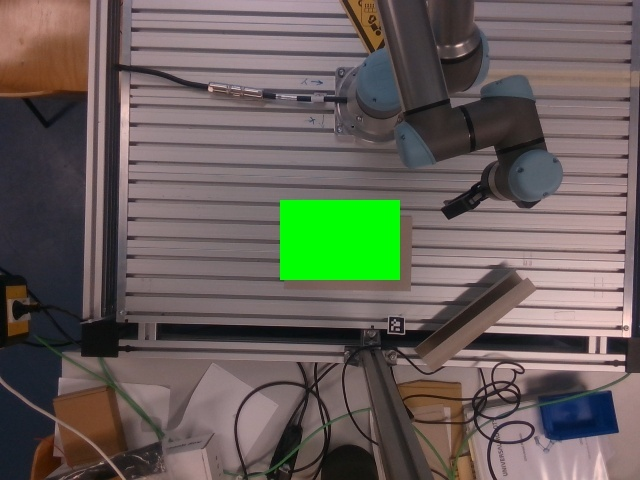
#> input picture SRO_OpenCV/savedImage.jpg, 640 x 480 px
$ python contour_finder.py --image savedImage.jpg
#> lines starting #> are read from the running program, lines starting #| are printed output that depends on the picture; after the words box and inside, x2 and y2 are one past the last pixel; in counts of white or black regions, pixels touching at a corner belong together
import argparse
import cv2
import numpy as np
import sys
from typing import Tuple, List


def binarize(img_gray: np.ndarray, invert: bool) -> np.ndarray:
    # Otsu-Schwellenwert – robust bei Helligkeitsschwankungen
    _, th = cv2.threshold(img_gray, 0, 255, cv2.THRESH_BINARY + cv2.THRESH_OTSU)
    if invert:
        th = cv2.bitwise_not(th)
    # Kleine Löcher schließen & Rauschen reduzieren
    kernel = np.ones((3, 3), np.uint8)
    th = cv2.morphologyEx(th, cv2.MORPH_OPEN, kernel, iterations=1)
    th = cv2.morphologyEx(th, cv2.MORPH_CLOSE, kernel, iterations=1)
    return th

def contour_center(cnt: np.ndarray) -> Tuple[int, int]:
    # Schwerpunkt über Momente
    M = cv2.moments(cnt)
    if M["m00"] != 0:
        cx = int(M["m10"] / M["m00"])
        cy = int(M["m01"] / M["m00"])
        return cx, cy
    # Fallback: Mittelwert der Konturpunkte
    pts = cnt.reshape(-1, 2)
    cx, cy = pts.mean(axis=0)
    return int(cx), int(cy)

def find_contours(mask: np.ndarray) -> List[np.ndarray]:
    # cv2.findContours: unterschiedliche Rückgabe je nach OpenCV-Version
    found = cv2.findContours(mask, cv2.RETR_EXTERNAL, cv2.CHAIN_APPROX_SIMPLE)
    contours = found[0] if len(found) == 2 else found[1]
    return contours

def draw_results(bgr: np.ndarray, contours: List[np.ndarray], all_objects: bool) -> Tuple[np.ndarray, List[Tuple[int,int,int]]]:
    """
    Zeichnet Kontur(en) und Zentren.
    Returns: (Bild, Liste[(index, cx, cy)])
    """
    out = bgr.copy()
    centers = []

    if not contours:
        return out, centers

    if all_objects:
        cnts = sorted(contours, key=cv2.contourArea, reverse=True)
    else:
        cnts = [max(contours, key=cv2.contourArea)]

    for idx, cnt in enumerate(cnts, start=1):
        area = cv2.contourArea(cnt)
        if area < 5:  # ignoriere Mini-Rauschen
            continue
        cx, cy = contour_center(cnt)
        # Kontur zeichnen (grün)
        cv2.drawContours(out, [cnt], -1, (0, 255, 0), 2)
        # Schwerpunkt zeichnen (rot)
        cv2.circle(out, (cx, cy), 4, (0, 0, 255), -1)
        # kleine Beschriftung
        cv2.putText(out, f"{idx}:({cx},{cy})", (cx + 6, cy - 6),
                    cv2.FONT_HERSHEY_SIMPLEX, 0.5, (50, 50, 255), 1, cv2.LINE_AA)
        centers.append((idx, cx, cy))
    return out, centers

def main():
    ap = argparse.ArgumentParser(description="Kontur und Zentrum in SW-Bildern mit OpenCV")
    ap.add_argument("-i", "--image", required=True, help="Pfad zum SW-Bild (PNG/JPG)")
    ap.add_argument("-o", "--output", default=None, help="Pfad zum Speichern des Ergebnisbilds")
    ap.add_argument("--invert", action="store_true",
                    help="Setzen, wenn das Objekt dunkler als der Hintergrund ist (schwarz auf weiß)")
    ap.add_argument("--all", action="store_true",
                    help="Alle gefundenen Objekte markieren (statt nur größtes)")
    ap.add_argument("--no-show", action="store_true",
                    help="Keine Fenster anzeigen (nur Konsole/Datei-Ausgabe)")
    args = ap.parse_args()

    img = cv2.imread(args.image, cv2.IMREAD_UNCHANGED)
#> img is the input picture: shape (480, 640, 3); mean B, G, R 89.1, 96.3, 102.3
    if img is None:
        print("Fehler: Bild konnte nicht geladen werden.", file=sys.stderr)
        sys.exit(1)

    # In Graustufen wandeln, falls noch nicht
    if img.ndim == 3:
        gray = cv2.cvtColor(img, cv2.COLOR_BGR2GRAY)
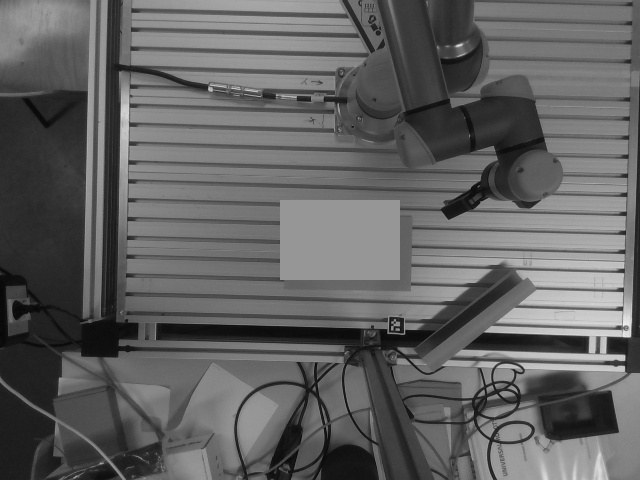
#> gray: shape (480, 640); min 5, max 241, mean 97.3
        bgr = img
    else:
        gray = img
        bgr = cv2.cvtColor(gray, cv2.COLOR_GRAY2BGR)

    mask = binarize(gray, args.invert)
#> in binarize, `_, th = cv2.threshold(img_gray, 0, 255, cv2.THRESH_BINARY + cv2.THRESH..`:
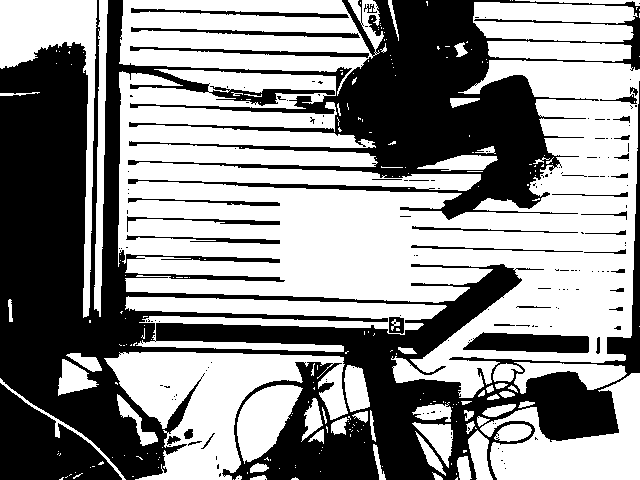
#> th: shape (480, 640); 56.3% white; 165 black regions (128 under 20 px), largest, box (x1, y1, x2, y2) and area: (0, 0, 640, 480) 119739, (0, 383, 122, 480) 6439, (463, 332, 589, 353) 2017
#> in binarize, `th = cv2.morphologyEx(th, cv2.MORPH_OPEN, kernel, iterations=1)`:
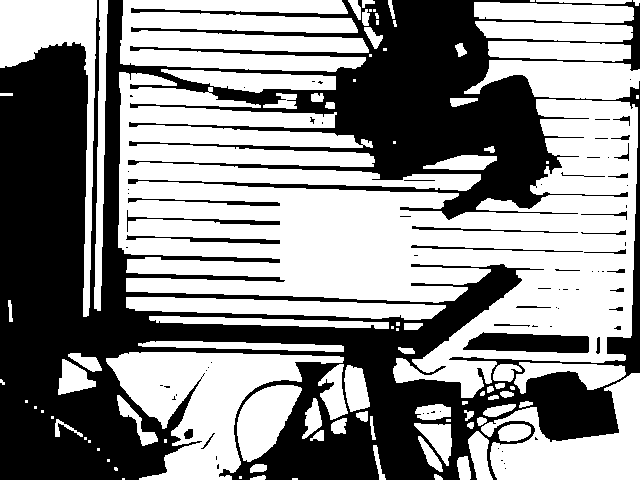
#> th: shape (480, 640); 55.3% white; 77 black regions (51 under 20 px), largest, box (x1, y1, x2, y2) and area: (0, 0, 640, 480) 132164, (463, 332, 589, 353) 2030, (126, 235, 280, 244) 501
#> in binarize, `th = cv2.morphologyEx(th, cv2.MORPH_CLOSE, kernel, iterations=1)`:
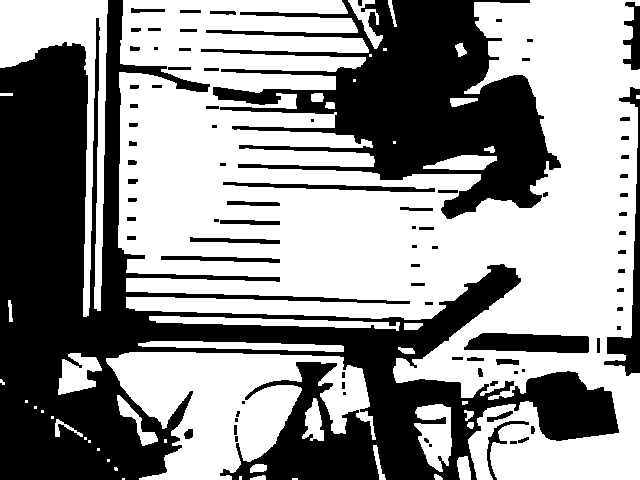
#> th: shape (480, 640); 57.2% white; 86 black regions (21 under 20 px)
    contours = find_contours(mask)
#> in find_contours, `found = cv2.findContours(mask, cv2.RETR_EXTERNAL, cv2.CHAIN_APPROX_SIM..`: found = 49 contours, 20 with area under 20; largest, box (x1, y1, x2, y2) and area: (118, 0, 640, 480) 139960, (106, 352, 376, 480) 18500, (0, 0, 108, 317) 8552, (414, 404, 452, 472) 1584, (149, 316, 400, 331) 1422
#> in find_contours, `contours = found[0] if len(found) == 2 else found[1]`: contours has the same summary as found
#> contours has the same summary as found in find_contours
    out, centers = draw_results(bgr, contours, args.all)
#> in draw_results, `cnts = [max(contours, key=cv2.contourArea)]`: cnts = 1 contour; box (x1, y1, x2, y2) and area: (118, 0, 640, 480) 139960
#> the loop in draw_results, `for idx, cnt in enumerate(cnts, start=1):` made 1 pass
#> (idx, area, cx, cy) on pass 1: (1, 139959.5, 396, 206)
#> after the loop in draw_results, `for idx, cnt in enumerate(cnts, start=1):`:
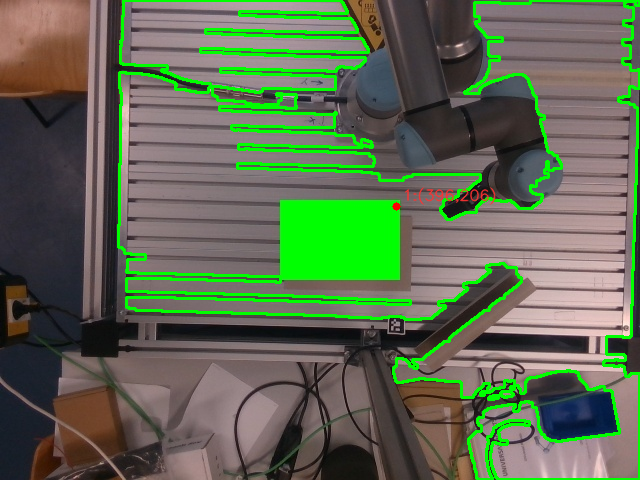
#> out: shape (480, 640, 3); 7.57% of pixels changed, all inside (x1, y1, x2, y2) = (117, 0, 640, 480)
#> after the loop in draw_results, `for idx, cnt in enumerate(cnts, start=1):`: centers = [(1, 396, 206)]
#> centers = [(1, 396, 206)]

    if not centers:
        print("Kein Objekt gefunden.")
    else:
        if args.all:
            print("Zentren (Index: x, y):")
            for idx, cx, cy in centers:
                print(f"{idx}: {cx}, {cy}")
        else:
            idx, cx, cy = centers[0]
#> idx = 1; cx = 396; cy = 206
            print(f"Zentrum: {cx}, {cy}")
#| Zentrum: 396, 206

    if args.output:
        cv2.imwrite(args.output, out)

    if not args.no_show:
        cv2.imshow("Eingang (grau)", gray)
        cv2.imshow("Maske (binär)", mask)
        cv2.imshow("Ergebnis (Kontur + Zentrum)", out)
        print("Fenster schließen mit Taste [q] oder [ESC].")
        while True:
            key = cv2.waitKey(0) & 0xFF
#> (key q is pressed here)
            if key in (27, ord('q')):
                break
        cv2.destroyAllWindows()

if __name__ == "__main__":
    main()

$ run again, on SRO_OpenCV/Prof_mit_Kugel.jpeg
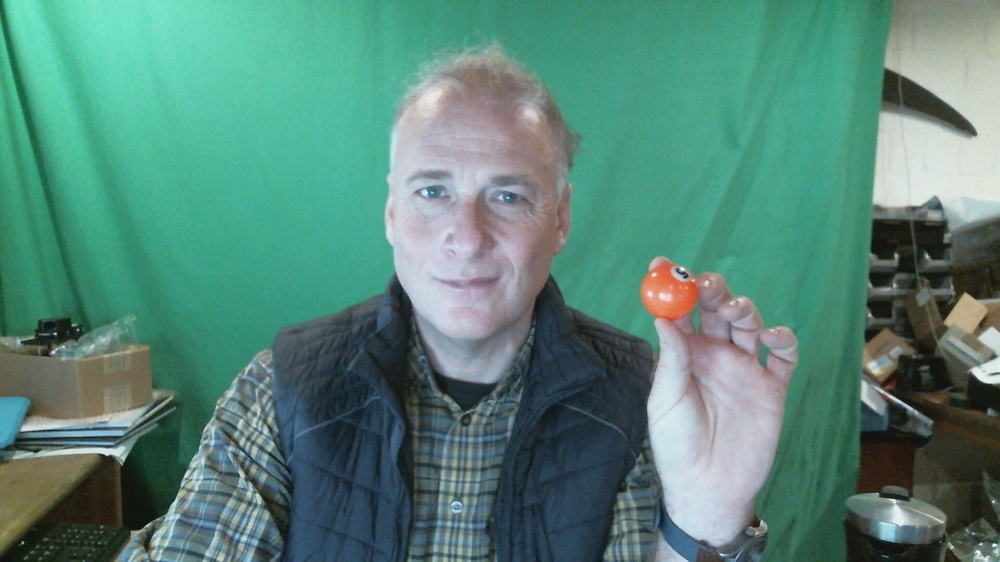
#> input picture SRO_OpenCV/Prof_mit_Kugel.jpeg, 1000 x 562 px, shrunk from 1920 x 1080 before the run
#> in main, img is the input picture: shape (562, 1000, 3); mean B, G, R 120.5, 133, 86.4
#> in binarize, `th = cv2.morphologyEx(th, cv2.MORPH_CLOSE, kernel, iterations=1)`:
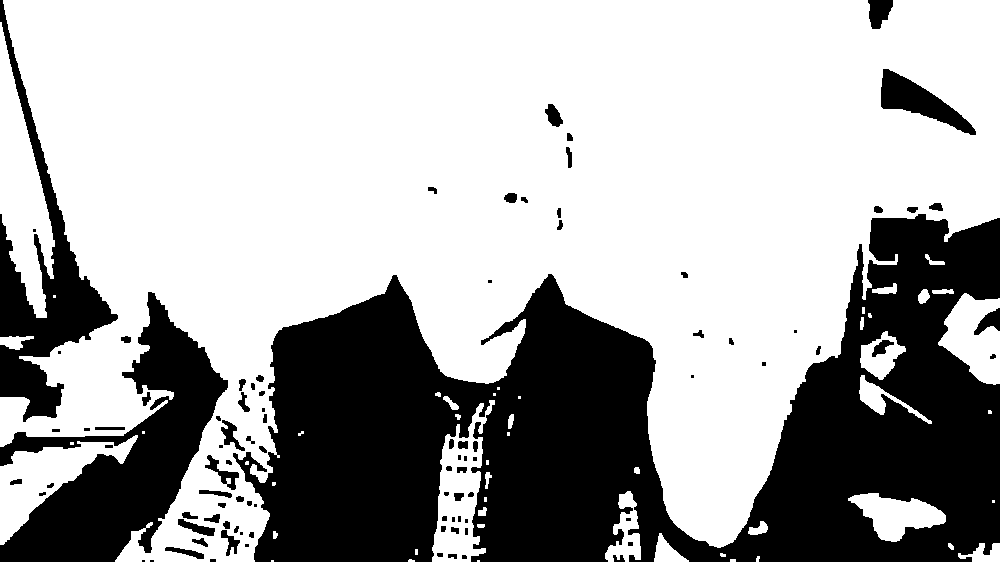
#> th: shape (562, 1000); 66.9% white; 95 black regions (24 under 20 px)
#> found = 51 contours, 25 with area under 20; largest, box (x1, y1, x2, y2) and area: (0, 0, 1000, 562) 349603, (0, 22, 55, 318) 7478, (0, 435, 138, 545) 5198, (432, 400, 495, 562) 5070, (938, 293, 1000, 385) 3372
#> in find_contours, `contours = found[0] if len(found) == 2 else found[1]`: contours has the same summary as found
#> in main, `contours = find_contours(mask)`: contours has the same summary as found in find_contours
#> cnts = 1 contour; box (x1, y1, x2, y2) and area: (0, 0, 1000, 562) 349603
#> the loop in draw_results, `for idx, cnt in enumerate(cnts, start=1):` made 1 pass
#> (idx, area, cx, cy) on pass 1: (1, 349603, 493, 197)
#> after the loop in draw_results, `for idx, cnt in enumerate(cnts, start=1):`:
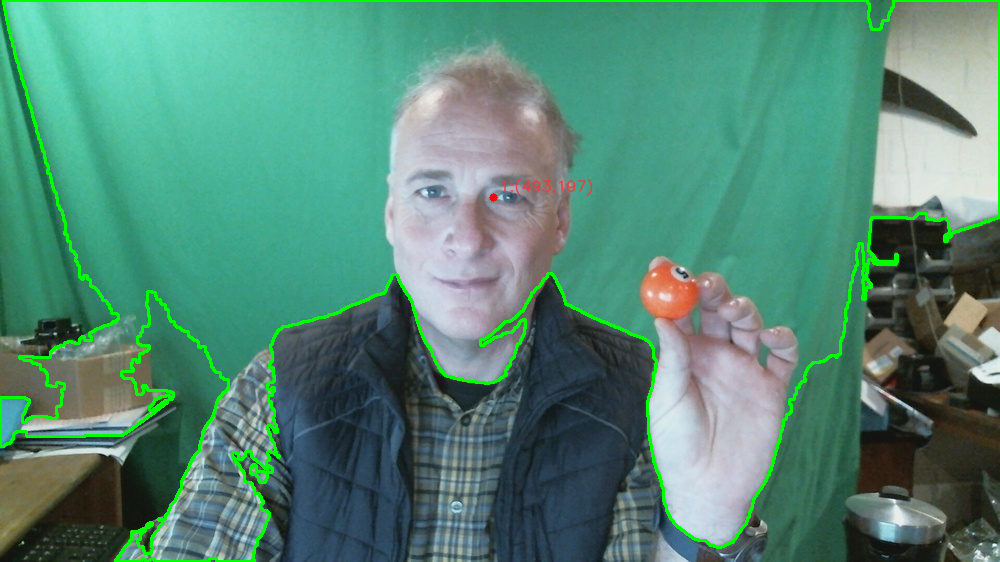
#> out: shape (562, 1000, 3); 2.87% of pixels changed, all inside (x1, y1, x2, y2) = (0, 0, 1000, 562)
#> after the loop in draw_results, `for idx, cnt in enumerate(cnts, start=1):`: centers = [(1, 493, 197)]
#> in main, `idx, cx, cy = centers[0]`: idx = 1; cx = 493; cy = 197
#| Zentrum: 493, 197
